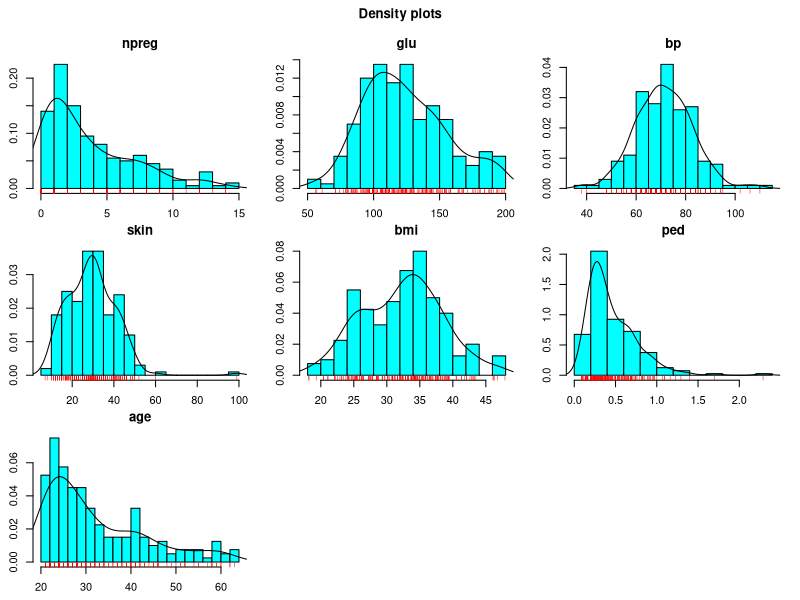
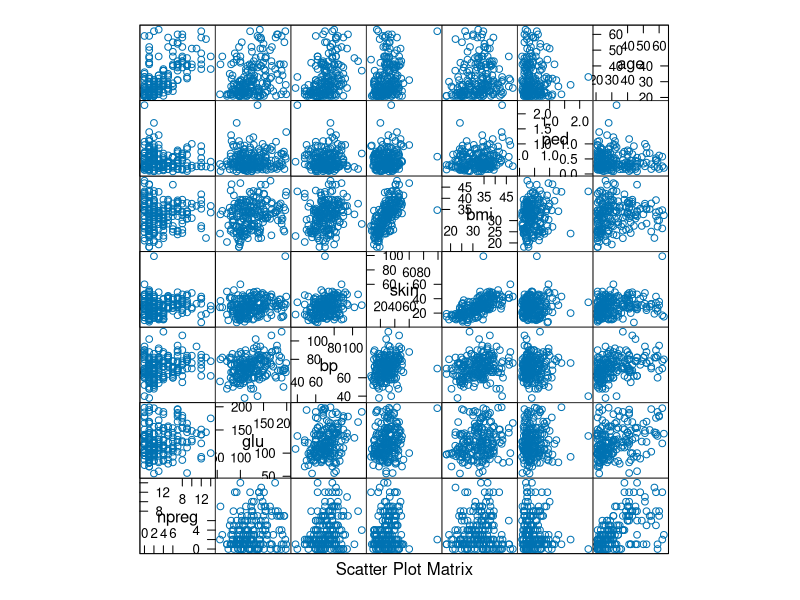
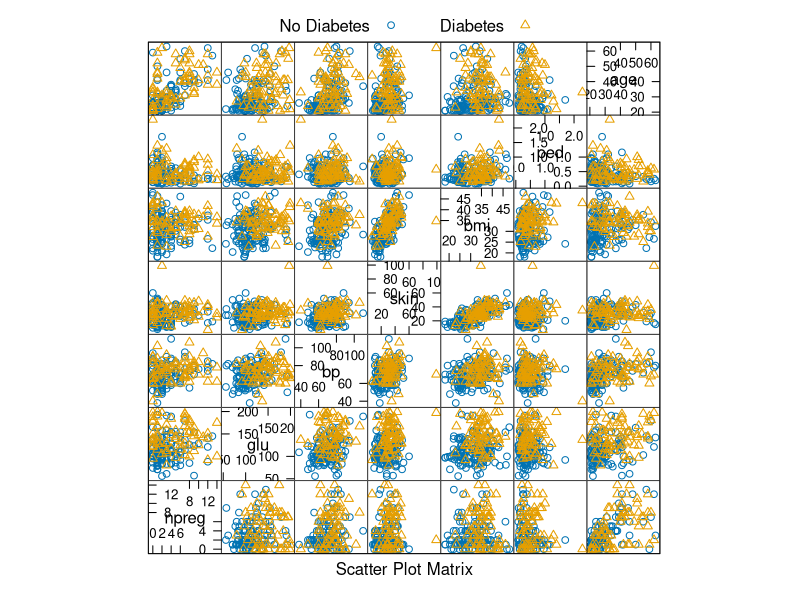
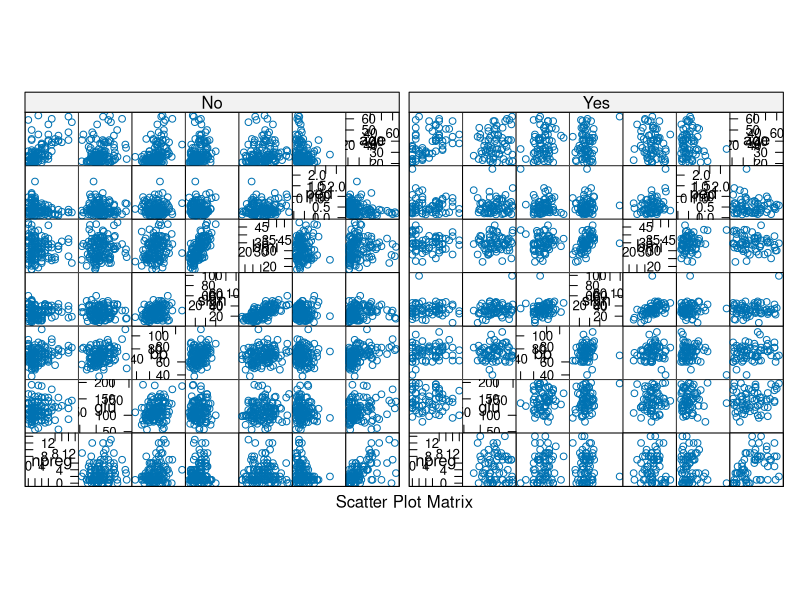
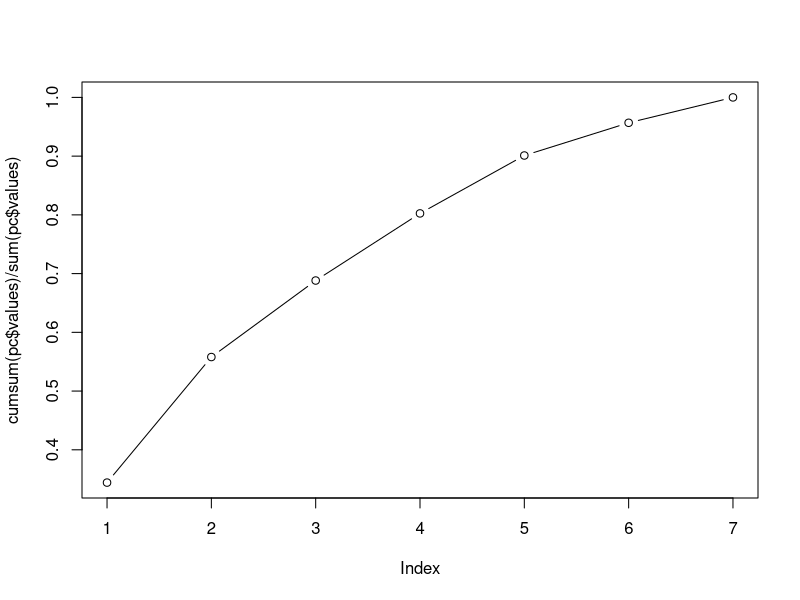
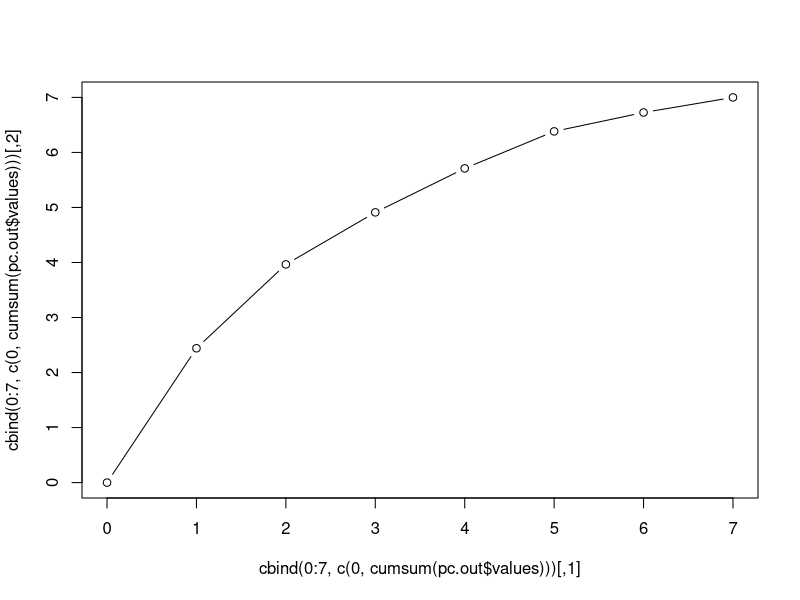
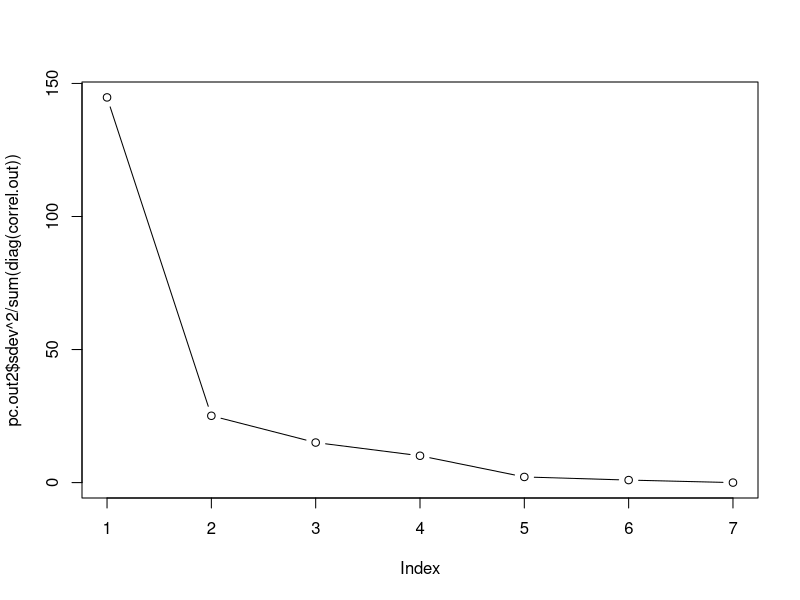

These figures' R source, in order: (Note: this script raises an error after producing the figures.)
library(MASS)
library(nnet)
library(class)
library(rpart)
library(lattice)

#Data load
trPima <- Pima.tr;
tePima <- Pima.te;
tr2Pima <- Pima.tr2;

#Histogram and kernel density plots for each explanatory variable
op<-par(mfrow=c(3,3),oma=c(1,0,2,0),mar=c(1.5,2.5,2.5,1.5));
for (v in 1:7) {
    truehist(trPima[,v],15);
    lines(density(trPima[,v]));
    rug(trPima[,v],col="red");
    title(colnames(trPima)[v]);
}
title("Density plots",outer=TRUE);
par(op);
#Possible densities
#npreg: Poisson
#age: Poisson
#ped: Exponential with outliers
#glu, bp, skin, bmi: binomial/normal
#skin has outliers

#Repeat for class conditional densities
summary(trPima[,1:7]);


#Number of diabetics and non-diabetics
table(trPima[,8])/nrow(trPima)
#n.b. 34% are diabetic so declaring all non-diabetic would result in 34% error
#however every diabetic case would be misclassified, so with an asymmetric loss matrix
#i.e. higher cost of false negatives this classification scheme might be costlier than
#classifying everyone as having diabetes
#Also should use Bayes classifier (see notes on chapter 7)

#Scatter plot matrix
trPima[1:5, ];
splom(~trPima[ ,1:7]);

#Scatter plot matrix with class labels
superpose.sym <-trellis.par.get("superpose.symbol");
superpose.sym;
superpose.sym$pch <- c(1:7);
superpose.sym;
trellis.par.set("superpose.symbol", superpose.sym);
splom(~trPima[ ,1:7],
      groups=trPima$type,
      panel=panel.superpose,
      key = list(text=list(c("No Diabetes", "Diabetes")),
                 points=Rows(trellis.par.get("superpose.symbol"),1:2),
                 columns=2)
      );
#Alternative: plot two separate SPLOMs
splom(~trPima[,1:7]|trPima$type,layout=c(2,1));

#Conclusions from multivariate analysis
#Age/npreg:
#Number of preg pos correl with age with outliers: women who have 1 or less children

#All others/age:
#Glucose pos correl with age despite some young high glucosers
#bp,skin and bmi (and slightly,ped) uncorrelated with age but seem to be heterescedastic,
#smaller conditional variance with increasing age

#All others/npreg:
#None have sig high positive correlation with npreg but all seem to show
#heteroscedastic pattern

#Ped:
#Ped uncorrelated with everything else, shows same conditionally heteroscedasticity numb preg

#Bmi,skin,glu,bp:
#bmi and skin are highly correlated (pearson 0.65)
#bmi weakly correlated with glu and npreg (and heterescedastic wrt npreg,decreasing cond var)
#bmi,skin,glu and bp are all generally positively correlated but only  bmi/skin stands out


#PCA
correl <- cor(trPima[,1:7]);
pc <- eigen(correl);
plot(cumsum(pc$values)/sum(pc$values),type="b");
pc$vectors[,1:5]
#Rerun correlation matrix after removing outliers in skin and ped (based on histograms)
trPima$outlier <- logical(nrow(trPima));
trPima$outlier[trPima$skin>60] <- TRUE;
trPima$outlier[trPima$ped>1.5] <- TRUE;
#Rerun PCA
correl.out <- cor(trPima[!trPima$outlier,1:7]);
pc.out <- eigen(correl.out);
plot(cbind(0:7,c(0,cumsum(pc.out$values))),type="b",ylim=c(0,7))
pc.out$vectors[,1:5]
a <- as.matrix(trPima[!trPima$outlier,1:7]);
a.n <- dim(a)[1]
pc.out$scores <- a %*%  pc.out$vectors;
pc.out$scores <- t(apply(pc.out$scores,1,"/",sqrt(diag(var(pc.out$scores)))));
pc.out$sdev <- sqrt(diag(var(pc.out$scores)));
#something wrong with the PCA scores!! they are much too large
#need to rescale them to unit variance (sphered)
#try with cov
pc.out.v <- eigen(var(trPima[!trPima$outlier,1:7]));
pc.out.v$vectors[,1:5];
pc.out.v$scores <- a %*% pc.out.v$vectors;
#Nope, something still wrong!!!

#Try using princomp function instead - on correlation matrix
pc.out2 <- princomp(trPima[!trPima$outlier,1:7],cor=FALSE);
#scree plot
plot(pc.out2$sdev^2/sum(diag(correl.out)),type="b");
#pc loadings matrix for first 3
pc.out2$loadings[,1:3];
#Class conditional univariate densities in each of first 3 PCs
#density
#Scatter plot matrix in PC-space
pdf("pc-splom.pdf");
splom(pc.out2$scores[,1:3],groups=trPima$type[!trPima$outlier]);
dev.off();

#nb. Using classical MDS with Euclidean distances is equivalent to PCA
#using cov matrix up to a reflection
#cs <- cmdscale(dist(trPima[!trPima$outlier,1:7]),k=7,eig=T);
#pdf("cs-splom.pdf");
#splom(cs$points[,1:5],groups=trPima$type[!trPima$outlier]);
#dev.off();

#PC1/2 and PC1/3 seem to separate the classes
#Do biplots for these PCs
#Turn this into a function with choice of PCs to plot
choices=c(1,2)
biplot(pc.out2,xlabs=rep("",a.n),scale=0,choices=choices);
par(usr=as.vector(apply(pc.out2$scores[,choices],2,range)));
points(pc.out2$scores[,choices],col=as.numeric(trPima$type[!trPima$outlier]));
legend("topright",legend=levels(trPima$type),col=c(1,2),pch=1); #fix legend colours

#Conclusions from PCA:
#PCR because scales are different for all variables
#1) PC1 is 'size of all factors', PC2 is 'age', PC3 is 'health'
#First three PCs account for over 85% of correlation
#2) PC1 seems to have some separation power, others not

#Extensions:
#Robust covariance/correlation matrix to account for outliers instead of trimming them
#'Removing size PC and looking at remaining structure' e.g. scale 1 biplot of cov PCA
#Sammon mapping (nonlinear MDS) sammon()
#Ordinal scaling isoMDS()
#Tours and projection pursuit (rggobi)
#Natural clustering (K-means,SOM,hierarchical clusters)

